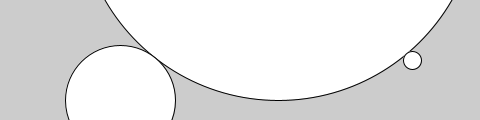
Frame 1 (no input)
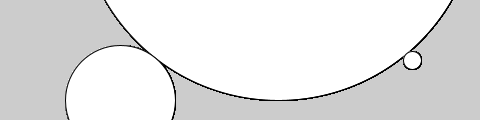
Frame 60 (the mouse pressed at the canvas centre just before this capture)
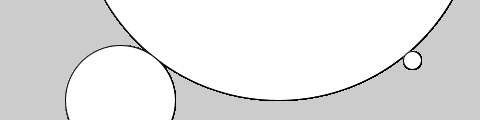
Frame 120 (the mouse held since frame 60 and released just before this capture)

The Processing sketch that drew these frames (run headless with seeded random() and noise(); from frame 60 on, the mouse is pressed at the canvas centre):

// Processing sketch: programing1_lesson02_sample11
// ── programing1_lesson02_sample11.pde
void setup(){
  size(480, 120);
}

void draw(){
  ellipse(278, -100, 400, 400);
  ellipse(120, 100, 110, 110);
  ellipse(412, 60, 18, 18);
}
